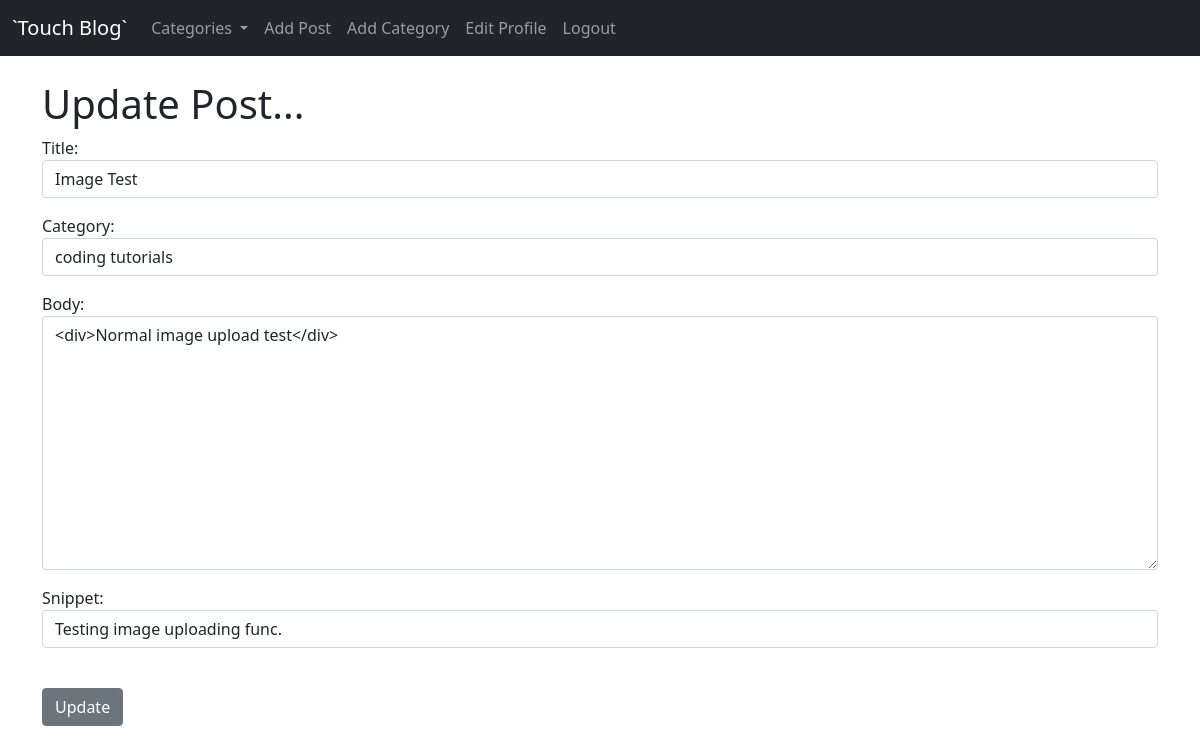
The app's page /blog/article/edit/31 (signed in) with its own data.
### blog/models.py (models this page shows, shortened)
class Post(models.Model):
    title = models.CharField(max_length=255)
    header_image = models.ImageField(blank=True, null=True, upload_to="images/")
    author = models.ForeignKey(User, on_delete=models.CASCADE)
    body = RichTextField(blank=True, null=True)
    post_date = models.DateField(auto_now_add=True)
    category = models.CharField(max_length=255, default='coding')
    snippet = models.CharField(max_length=255)
    likes = models.ManyToManyField(User, related_name="blog_posts")

### blog/views.py (the view)
# urls.py: path('article/edit/<int:pk>', EditPostView.as_view(), name='update_post'),
class EditPostView(UpdateView):
	model = Post
	form_class = EditForm			#fields are specified in the form
	template_name = 'update_post.html'
	def get_context_data(self, *args, **kwargs):
		cat_menu = Category.objects.all()
		context = super(EditPostView, self).get_context_data(*args, **kwargs)
		context["cat_menu"] = cat_menu
		return context

### blog/forms.py
class EditForm(forms.ModelForm):
	class Meta:
		model = Post
		fields = ('title', 'category', 'body', 'snippet')
		widgets = {
		    'title': forms.TextInput(attrs={'class': 'form-control'}),
		    'category': forms.Select(choices=choice_list, attrs={'class': 'form-control'}),
		    'body': forms.Textarea(attrs={'class': 'form-control'}),
		    'snippet': forms.TextInput(attrs={'class': 'form-control'}),
		}

### blog/models.py (called while the page is built)
	def __str__(self):
		return self.name

### blog/templates/update_post.html (shortened to what this page needs)
{% extends 'base.html' %}
{% block content %}
{% if user.is_authenticated %}
	{% if user.id == post.author.id %}
		<h1>Update Post...</h1>
		<div class="form-group">
			<form method="POST">
				{{ form.as_p }}
				<br>
				<button class="btn btn-secondary">Update</button>
			</form>
		</div>
	{% else %}
		<h3 style=" margin-top: 100px; text-align: center; color: red;"> Access Denied! </h3>
	{% endif %}
{% else %}
	<h3 style=" margin-top: 100px; text-align: center; color: red;"> Access Denied! </h3>
{% endif %}
{% endblock %}

### records on screen
Post: title "Image Test", category "coding tutorials", body "<div>Normal image upload test</div>", snippet "Testing image uploading func."
